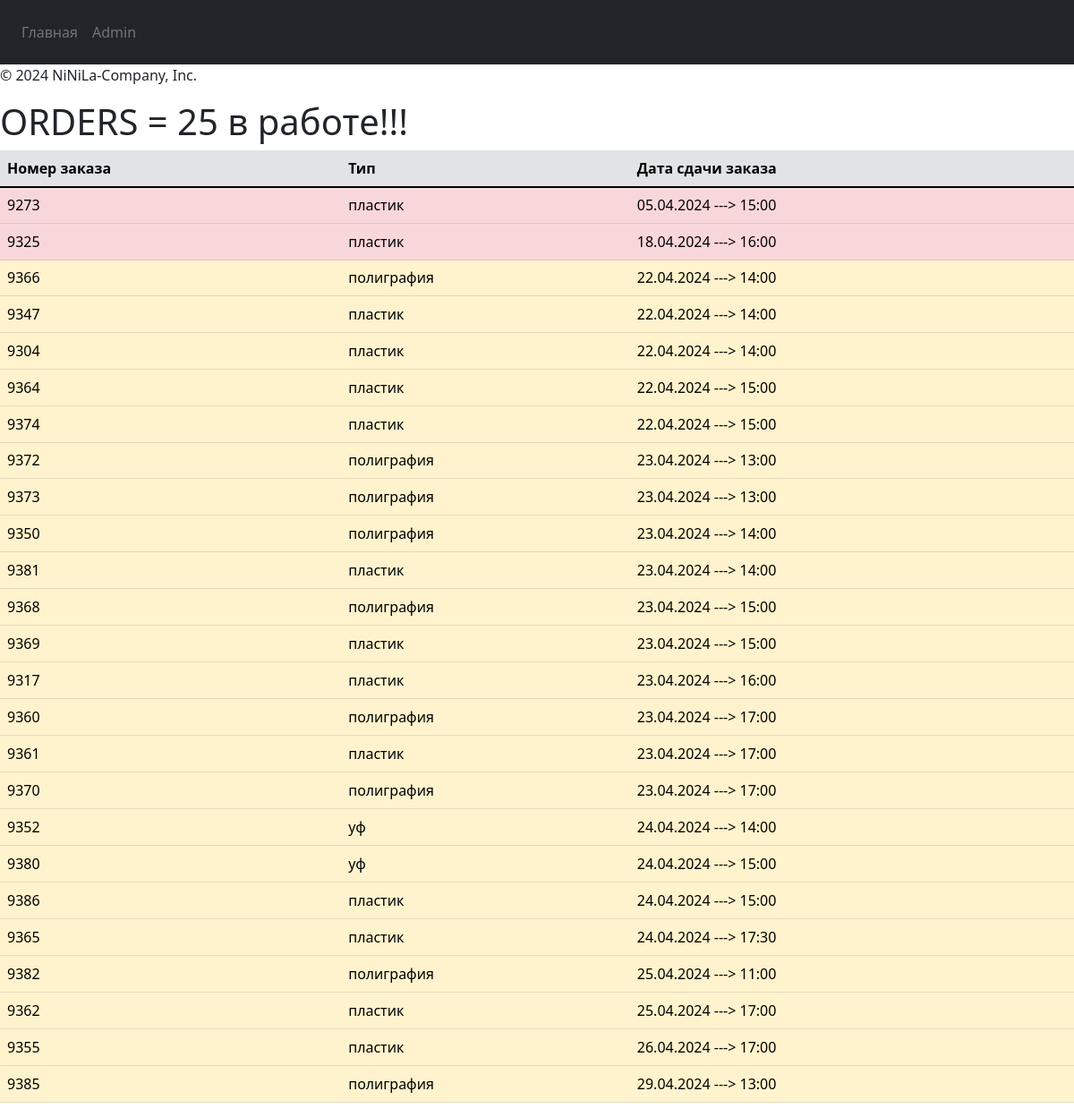
The page / on the database its author committed.
### track/models.py (models this page shows, shortened)
class Order(models.Model):
    number = models.PositiveIntegerField("Номер заказа")
    date_time = models.DateTimeField("Дата сдачи заказа")
    type_order = models.ForeignKey(
        Type, verbose_name="Тип заказа", on_delete=models.SET_NULL, null=True
    )
    completeness = models.BooleanField("Заказ завершен", default=False)
    class Meta:
        ordering = ['date_time']
        verbose_name = 'Заказ'
        verbose_name_plural = 'Заказы'
        indexes = [
            models.Index(fields=['date_time']),
        ]

class Type(models.Model):
    type = models.CharField('Тип', max_length=250)
    class Meta:
        ordering = ('type',)
        verbose_name = 'Тип'
        verbose_name_plural = 'Типы'
    def __str__(self) -> str:
        return self.type

### track/views.py (the view)
# urls.py: path("", views.order_list, name="order_list"),
def order_list(request):
    context = {
        "orders": Order.objects.all(),
        "now": datetime.now().date(),  # Получаем текущую дату без времени
        "count": Order.objects.filter(completeness=False).count(),
    }
    return render(request, "track/order/list.html", context)

### track/templates/track/order/list.html
{% extends "track/base.html" %}
{% block content %}
    <h1>ORDERS = {{ count }} в работе!!!</h1>
    <table class="table table-secondary">
        <thead>
            <tr>
                <th scope="col">Номер заказа</th>
                <th scope="col">Тип</th>
                <th scope="col">Дата сдачи заказа</th>
            </tr>
        </thead>
        <tbody>
            {% for order in orders %}
                <tr>
                    {% if order.completeness == False and order.date_time|date:"Y-m-d" <= now|date:"Y-m-d" %}
                        <td class="table-danger">{{ order.number }}</td>
                        <td class="table-danger">{{ order.type_order }}</td>
                        <td class="table-danger">{{ order.date_time|date:'d.m.Y ---> H:i' }}</td>
                    {% elif order.completeness == False %}
                        <td class="table-warning">{{ order.number }}</td>
                        <td class="table-warning">{{ order.type_order }}</td>
                        <td class="table-warning">{{ order.date_time|date:'d.m.Y ---> H:i' }}</td>
                    {% endif %}
                </tr>
            {% endfor %}
        </tbody>
{% endblock content %}

### track/templates/track/base.html (shortened to what this page needs)
{% load static %}
<!DOCTYPE html>
<html>
<head>
    <link href="https://cdn.jsdelivr.net/npm/bootstrap@5.1.3/dist/css/bootstrap.min.css" rel="stylesheet"
>
</head>
<body>
    <header class="p-3 bg-dark text-white">
        <div class="d-flex flex-wrap align-items-center justify-content-center justify-content-lg-start">
            <ul class="nav col-12 col-lg-auto me-lg-auto mb-2 justify-content-center mb-md-0">
                <li><a href="/" class="nav-link px-2 text-secondary">Главная</a></li>
                <li><a href="admin/" class="nav-link px-2 text-secondary">Admin</a></li>
            </ul>
        </div>
    </header>
    <div id="content">
        <p>© 2024 NiNiLa-Company, Inc.</p>
        {% block content %}
        {% endblock content %}
    </div>
</body>
</html>

### rows shown on the page
Order: number "9273", type_order "пластик", date_time "05.04.2024 ---> 15:00"
Order: number "9325", type_order "пластик", date_time "18.04.2024 ---> 16:00"
Order: number "9366", type_order "полиграфия", date_time "22.04.2024 ---> 14:00"
Order: number "9347", type_order "пластик", date_time "22.04.2024 ---> 14:00"
Order: number "9304", type_order "пластик", date_time "22.04.2024 ---> 14:00"
Order: number "9364", type_order "пластик", date_time "22.04.2024 ---> 15:00"
Order: number "9374", type_order "пластик", date_time "22.04.2024 ---> 15:00"
Order: number "9372", type_order "полиграфия", date_time "23.04.2024 ---> 13:00"
Order: number "9373", type_order "полиграфия", date_time "23.04.2024 ---> 13:00"
Order: number "9350", type_order "полиграфия", date_time "23.04.2024 ---> 14:00"
Order: number "9381", type_order "пластик", date_time "23.04.2024 ---> 14:00"
Order: number "9368", type_order "полиграфия", date_time "23.04.2024 ---> 15:00"
Order: number "9369", type_order "пластик", date_time "23.04.2024 ---> 15:00"
Order: number "9317", type_order "пластик", date_time "23.04.2024 ---> 16:00"
Order: number "9360", type_order "полиграфия", date_time "23.04.2024 ---> 17:00"
Order: number "9361", type_order "пластик", date_time "23.04.2024 ---> 17:00"
Order: number "9370", type_order "полиграфия", date_time "23.04.2024 ---> 17:00"
Order: number "9352", type_order "уф", date_time "24.04.2024 ---> 14:00"
Order: number "9380", type_order "уф", date_time "24.04.2024 ---> 15:00"
Order: number "9386", type_order "пластик", date_time "24.04.2024 ---> 15:00"
Order: number "9365", type_order "пластик", date_time "24.04.2024 ---> 17:30"
Order: number "9382", type_order "полиграфия", date_time "25.04.2024 ---> 11:00"
Order: number "9362", type_order "пластик", date_time "25.04.2024 ---> 17:00"
Order: number "9355", type_order "пластик", date_time "26.04.2024 ---> 17:00"
Order: number "9385", type_order "полиграфия", date_time "29.04.2024 ---> 13:00"

### other values the page prints
{{ count }} "25"
